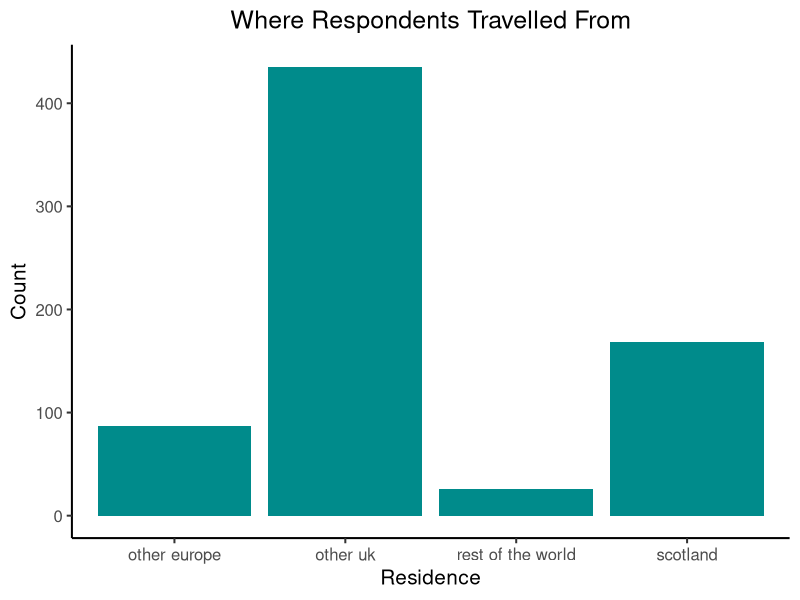

This chart was generated by the following R code: (Note: this script raises an error after producing the figure.)
## ---- chunk 1
library(tidyverse)
## ---- chunk 2
livestream_data <- read_csv("data/synthesised_livestream.csv")
survey_data <- read_csv("data/clean_survey_data.csv")
location_data <- read_csv("data/location_distance_count.csv")
## ---- chunk 3
# graph sorting and counting respondents by residence
survey_data %>% 
  select(residence) %>% 
  count(residence, sort = TRUE) %>% 
  ggplot() +
  geom_col(aes(x = residence, y = n), fill = "#008b8b") +
  labs(
    title = "Where Respondents Travelled From",
    x = "Residence",
    y = "Count"
  ) +
 theme_classic(base_size = 15) +
  theme(plot.title = element_text(hjust = 0.5))
## ---- chunk 4
# reversing the vector so that the flipped graph labels are alphabetical from A-Z
local_authority_vector_rev <- rev(local_authority_vector)
## ---- chunk 5
# 
survey_data %>% 
 filter(residence == "scotland") %>% 
  filter(local_authority != "unknown") %>% 
  count(local_authority, sort = TRUE) %>% 
    mutate(name = factor(local_authority, levels = local_authority_vector_rev)) %>%
  ggplot() +
  geom_col(aes(x = name, y = n), fill = "#008b8b") +
  coord_flip() +
  labs(title = "Respondents in Scotland by Local Authority",
       x = "Local Authority", y = "Count") +
   theme(plot.title = element_text(hjust = 0.5)) +
    theme_classic(base_size = 15)
## ---- chunk 6
survey_data %>% 
  count(travel_method, sort = TRUE)
## ---- chunk 7
survey_data %>% 
  count(event_travel, sort = TRUE)
## ---- chunk 8
# splitting distances gained from the google map distance API into groups
hundred_and_over <- location_data %>% 
  arrange(desc(miles)) %>% 
  filter(miles >= 100) %>% 
  nrow()

ninety_to_hundred <- location_data %>% 
  arrange(desc(miles)) %>% 
  filter(miles >= 90 & miles < 100) %>% 
  nrow()

eighty_to_ninety <- location_data %>% 
  arrange(desc(miles)) %>% 
  filter(miles >= 80 & miles < 90) %>% 
  nrow()

seventy_to_eighty <- location_data %>% 
  arrange(desc(miles)) %>% 
  filter(miles >= 70 & miles < 80) %>% 
  nrow()

sixty_to_seventy <- location_data %>% 
  arrange(desc(miles)) %>% 
  filter(miles >= 60 & miles < 70) %>% 
  nrow()

fifty_to_sixty <- location_data %>% 
  arrange(desc(miles)) %>% 
  filter(miles >= 50 & miles < 60) %>% 
  nrow()

forty_to_fifty <- location_data %>% 
  arrange(desc(miles)) %>% 
  filter(miles >= 40 & miles < 50) %>% 
  nrow()

thirty_to_forty <- location_data %>% 
  arrange(desc(miles)) %>% 
  filter(miles >= 30 & miles < 40) %>% 
  nrow()

twenty_to_thirty <- location_data %>% 
  arrange(desc(miles)) %>% 
  filter(miles >= 20 & miles < 30) %>% 
  nrow()

ten_to_twenty <- location_data %>% 
  arrange(desc(miles)) %>% 
  filter(miles >= 10 & miles < 20) %>% 
  nrow()

under_ten <- location_data %>% 
  arrange(desc(miles)) %>% 
  filter(miles >= 1 & miles < 10) %>% 
  nrow()
# reversing as graph will be rotated
distance_levels <- rev(c("under ten", "ten to twenty", "twenty to thirty", "thirty to forty", "forty to fifty", "fifty to sixty", "sixty to seventy", "seventy to eighty", "eighty to ninety", "ninety to hundred", "hundred and over"))
location_distance_tibble <- tibble(under_ten, ten_to_twenty, twenty_to_thirty, thirty_to_forty, forty_to_fifty, fifty_to_sixty, sixty_to_seventy, seventy_to_eighty, eighty_to_ninety, ninety_to_hundred, hundred_and_over) %>% 
  pivot_longer(cols = (under_ten: hundred_and_over), 
               names_to = "number_that_stayed",
               values_to = "count") %>% 
  replacement_function("_", " ") %>%
  mutate(name = factor(number_that_stayed, (levels = distance_levels))) %>% 
  mutate(count = as.numeric(count)) %>% 
   ggplot() +
  geom_col(aes(x = name, y = count),fill = "#008b8b") +
  coord_flip() +
  theme_classic(base_size = 15) +
  theme(plot.title = element_text(hjust = 0.5)) +
  labs(
    title = "Driving Distance to Event",
    x = "Distance (miles)",
    y = "Count"
  ) 
location_distance_tibble
## ---- chunk 9
# creating a dataframe that splits data up by population size
population_df <- survey_data %>% 
  mutate(over_10000 = population >= 10000) %>% 
  mutate(between_5000_and_10000 = population >= 5000 & population < 10000) %>% 
  mutate(between_1000_and_5000 = population >= 1000 & population < 5000) %>% 
  mutate(between_500_and_1000 = population >= 500 & population < 1000) %>% 
  mutate(under_500 = is.na(population)) %>%  
  dplyr::select(under_500, between_500_and_1000, between_1000_and_5000, between_5000_and_10000, over_10000)
## ---- chunk 10
location_data
## ---- chunk 11
# calculating how many respondents stayed in a location with a population of under 500
under_500_TRUE <- population_df %>% 
  filter(under_500 == TRUE) 
sum(under_500_TRUE$n)
## ---- chunk 12
# calculating the percentage of respondents that stayed in a location with a population of under 500
sum(under_500_TRUE$n)/nrow(survey_data)
## ---- chunk 13
# calculating the percentage that engaged with facebook or twitter
no <- survey_data %>% 
  filter(facebook_twitter_following == "no") %>% 
  nrow() 
yes <- survey_data %>% 
  filter(facebook_twitter_following == "yes") %>% 
  nrow() 
yes/(yes+no)
## ---- chunk 14
survey_data %>%
  count(facebook_twitter_rating, sort = TRUE) %>% 
  filter(facebook_twitter_rating == "good" | facebook_twitter_rating == "excellent") 
(107 + 97)/yes
## ---- chunk 15
all_livestreams <- livestream_data %>% 
  filter(livestream_after_event == "1") %>% 
  filter(livestream_competition == "1") %>% 
  filter(livestream_races == "1") %>% 
  nrow()
## ---- chunk 16
after_event_and_competition <- livestream_data %>% 
  filter(livestream_after_event == "1") %>% 
  filter(livestream_competition == "1") %>% 
  filter(is.na(livestream_races)) %>% 
  nrow()
## ---- chunk 17
after_event_and_races <- livestream_data %>% 
  filter(livestream_after_event == "1") %>% 
  filter(livestream_races == "1") %>% 
  filter(is.na(livestream_competition)) %>% 
  nrow()
## ---- chunk 18
competition_and_races <- livestream_data %>% 
  filter(livestream_competition == "1") %>% 
  filter(livestream_races == "1") %>% 
  filter(is.na(livestream_after_event)) %>% 
  nrow()
## ---- chunk 19
races <- livestream_data %>% 
  filter(is.na(livestream_after_event)) %>% 
  filter(livestream_races == "1") %>% 
  filter(is.na(livestream_competition)) %>% 
  nrow()
## ---- chunk 20
after_event <- livestream_data %>% 
  filter(is.na(livestream_races)) %>% 
  filter(livestream_after_event == "1") %>% 
  filter(is.na(livestream_competition)) %>% 
  nrow()
## ---- chunk 21
competition <- livestream_data %>% 
  filter(is.na(livestream_after_event)) %>% 
  filter(livestream_competition == "1") %>% 
  filter(is.na(livestream_races)) %>% 
  nrow()
## ---- chunk 22
livestream_tibble <- tibble(races, after_event, competition, competition_and_races, after_event_and_races, after_event_and_competition, all_livestreams) %>% 
  pivot_longer(cols = (races: all_livestreams), 
               names_to = "watched_livestream",
               values_to = "count") %>% 
  replacement_function("_", " ") %>%
  mutate(name = factor(watched_livestream, (levels = c("all livestreams", "competition and races", "after event and races", "after event and competition", "races", "competition", "after event")))) %>% 
  mutate(count = as.numeric(count)) %>% 
   ggplot() +
  geom_col(aes(x = name, y = count),fill = "#008b8b") +
  coord_flip() +
  theme_classic(base_size = 15) +
  theme(plot.title = element_text(hjust = 0.5)) +
  labs(
    title = "Type of Livestream Watched",
    x = "Type of Livestream",
    y = "Count"
  ) 
livestream_tibble
